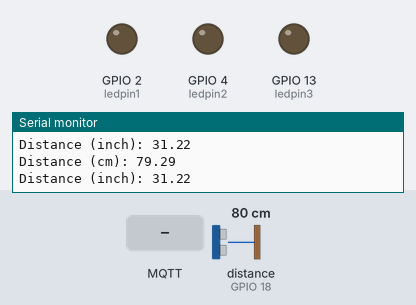
Simulated run of this sketch. Board: ESP32. On the bench: output pins drawn as LEDs (lit = HIGH), the last lines printed to the serial monitor. Wiring (inferred from the names in the program): ultrasonic range finder: trigger GPIO 5; echo GPIO 18. The test bench sets the inputs (shaded band); at power-on: distance to the obstacle (sensor on GPIO 18) 80 cm. The echo pulse lasts 58.3 µs per cm; WiFi joins after 1.5 s; servers stay silent unless stated; no MQTT or app messages arrive unless stated; pins used as bus, display or sensor lines are not drawn.

Above: at 2.7 s.
2.8 s: MQTT message "on" arrives on the second subscribed topic
At 4.7 s:
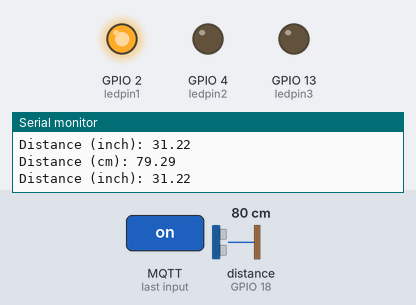
5.0 s: MQTT message "on" arrives on the third subscribed topic
At 6.7 s:
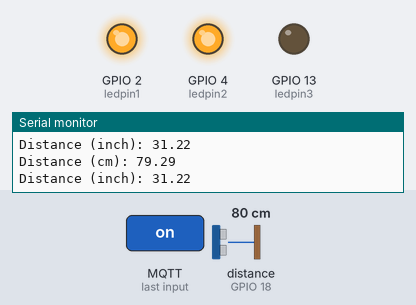
7.0 s: MQTT message "off" arrives on the second subscribed topic
At 8.8 s:
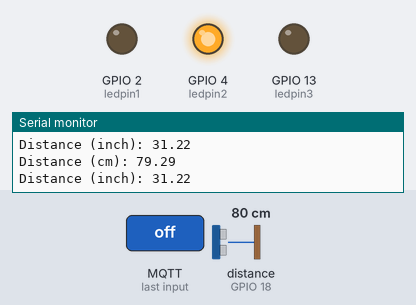
9.1 s: MQTT message "off" arrives on the third subscribed topic
At 10.8 s:
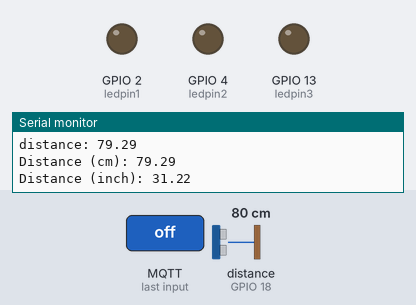
Timing chart, 0 to 12.1 s (numbered marks = the images above; inputs shaded):
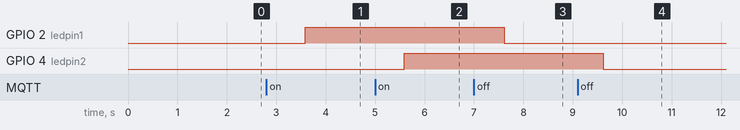

The sketch:

sketch_jun20a.ino
```cpp
const int trigPin = 5;
const int echoPin = 18;
const int ledpin1 = 2;
const int ledpin2 = 4;
const int ledpin3 = 13;


//define sound speed in cm/uS
#include <WiFi.h>
#include <PubSubClient.h>
#include <Wire.h>
#define SOUND_SPEED 0.034
#define CM_TO_INCH 0.393701

long duration;
float distanceCm;
float distanceInch;

const char* ssid = "wIFRN-IoT";
const char* password = "deviceiotifrn";

const char* mqtt_broker = "10.44.1.35";

//const char *mqtt_broker = "broker.emqx.io";

//const char *topic = "esp32/";
const char *mqtt_username = "emqx";
const char *mqtt_password = "public";
const int mqtt_port = 1883;


WiFiClient espClient;
PubSubClient client(espClient);
long lastMsg = 0;

void setup() {
  Serial.begin(115200); // Starts the serial communication
  pinMode(trigPin, OUTPUT); // Sets the trigPin as an Output
  pinMode(ledpin1, OUTPUT);
  pinMode(ledpin2, OUTPUT);
  pinMode(ledpin3, OUTPUT);
  pinMode(echoPin, INPUT); // Sets the echoPin as an Input

  setup_wifi();
  client.setServer(mqtt_broker, mqtt_port);
 client.setCallback(callback);
 while (!client.connected()) {
     String client_id = "esp32-client-";
     client_id += String(WiFi.macAddress());
     Serial.printf("The client %s connects to the public mqtt broker\n", client_id.c_str());
     if (client.connect(client_id.c_str(), mqtt_username, mqtt_password)) {
         Serial.println("Public emqx mqtt broker connected");
     } else {
         Serial.print("failed with state ");
         Serial.print(client.state());
         delay(2000);
     }
 }
 // publish and subscribe
 //client.publish(topic, "Hi EMQX I'm ESP32 ^^");
  client.subscribe("esp32/output");
  client.subscribe("Porta-IoT_01");
  client.subscribe("Porta-IoT_02");
  client.subscribe("Porta-IoT_03");
}

void setup_wifi() {
  delay(10);
  // We start by connecting to a WiFi network
  Serial.println();
  Serial.print("Connecting to ");
  Serial.println(ssid);

  WiFi.begin(ssid, password);

  while (WiFi.status() != WL_CONNECTED) {
    delay(500);
    Serial.print(".");
  }

  Serial.println("");
  Serial.println("WiFi connected");
  Serial.println("IP address: ");
  Serial.println(WiFi.localIP());
}

void callback(char* topic, byte* message, unsigned int length) {
  Serial.print("Message arrived on topic: ");
  Serial.print(topic);
  Serial.print(". Message: ");
  String messageTemp;

  for (int i = 0; i < length; i++) {
    Serial.print((char)message[i]);
    messageTemp += (char)message[i];
  }
  Serial.println();

  // Feel free to add more if statements to control more GPIOs with MQTT

  // If a message is received on the topic esp32/output, you check if the message is either "on" or "off".
  // Changes the output state according to the message
  if (String(topic) == "Porta-IoT_01") {
    Serial.print("Changing output to ");
    if(messageTemp == "on"){
      Serial.println("on");
      digitalWrite(ledpin1, HIGH);
    }
    else if(messageTemp == "off"){
      Serial.println("off");
      digitalWrite(ledpin1, LOW);
    }
  }
   if (String(topic) == "Porta-IoT_02") {
    Serial.print("Changing output to ");
    if(messageTemp == "on"){
      Serial.println("on");
      digitalWrite(ledpin2, HIGH);
    }
    else if(messageTemp == "off"){
      Serial.println("off");
      digitalWrite(ledpin2, LOW);
    }
  }
  if (String(topic) == "Porta-IoT_03") {
    Serial.print("Changing output to ");
    if(messageTemp == "on"){
      Serial.println("on");
      digitalWrite(ledpin3, HIGH);
    }
    else if(messageTemp == "off"){
      Serial.println("off");
      digitalWrite(ledpin3, LOW);
    }
  }
}

void reconnect() {
  // Loop until we're reconnected
  while (!client.connected()) {
    Serial.print("Attempting MQTT connection...");
    // Attempt to connect
    if (client.connect("ESP8266Client")) {
      Serial.println("connected");
      // Subscribe
      client.subscribe("esp32/output");
    } else {
      Serial.print("failed, rc=");
      Serial.print(client.state());
      Serial.println(" try again in 5 seconds");
      // Wait 5 seconds before retrying
      delay(5000);
    }
  }
}


void loop() {
  // Clears the trigPin
  digitalWrite(trigPin, LOW);
  delayMicroseconds(2);
  // Sets the trigPin on HIGH state for 10 micro seconds
  digitalWrite(trigPin, HIGH);
  delayMicroseconds(10);
  digitalWrite(trigPin, LOW);

  // Reads the echoPin, returns the sound wave travel time in microseconds
  duration = pulseIn(echoPin, HIGH);

  // Calculate the distance
  distanceCm = duration * SOUND_SPEED/2;

  // Convert to inches
  distanceInch = distanceCm * CM_TO_INCH;

  // Prints the distance in the Serial Monitor
  Serial.print("Distance (cm): ");
  Serial.println(distanceCm);
  Serial.print("Distance (inch): ");
  Serial.println(distanceInch);

  delay(1000);

   if (!client.connected()) {
    reconnect();
    Serial.print("Conexão perdida");
  }
  client.loop();

  long now = millis();
  if (now - lastMsg > 5000) {
    lastMsg = now;

  // Reading temperature or humidity takes about 250 milliseconds!
  // Sensor readings may also be up to 2 seconds 'old' (its a very slow sensor)


  char distanceString[8];
    dtostrf(distanceCm, 1, 2, distanceString);
    Serial.print("distance: ");
    Serial.println(distanceString);
    client.publish("esp32/distance", distanceString);


  // Read temperature as Celsius (the default)


}
}
```

Measured:
- after the input at 2.8 s, GPIO 2 (ledpin1): LOW → HIGH after 0.78 s
- after the input at 5.0 s, GPIO 4 (ledpin2): LOW → HIGH after 0.59 s
- after the input at 7.0 s, GPIO 2 (ledpin1): HIGH → LOW after 0.61 s
- after the input at 9.1 s, GPIO 4 (ledpin2): HIGH → LOW after 0.52 s
